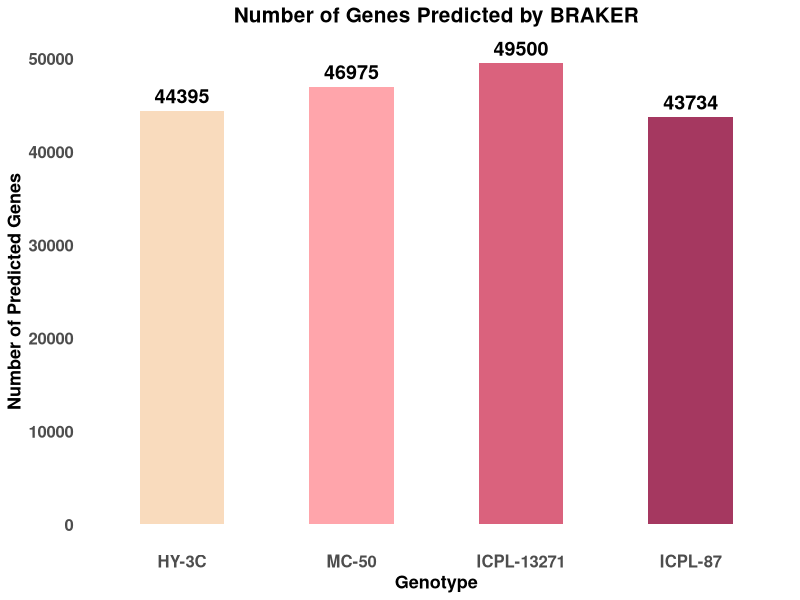

Reproduce this figure in R.
# Load library
library(ggplot2)

# Create dataframe
data <- data.frame(
  Genotype = c("HY-3C", "MC-50", "ICPL-13271", "ICPL-87"),
  Genes = c(44395, 46975, 49500, 43734)
)

# Convert to factor to control order
data$Genotype <- factor(data$Genotype,
                        levels = c("HY-3C", "MC-50", "ICPL-13271", "ICPL-87"))

# Plot
ggplot(data, aes(x = Genotype, y = Genes, fill = Genotype)) +
  
  geom_bar(stat = "identity", width = 0.5) +
  
  geom_text(aes(label = Genes),
            vjust = -0.5,
            size = 5,
            fontface = "bold") +
  
  scale_fill_manual(values = c("#F9DBBD",
                               "#FFA5AB",
                               "#DA627D",
                               "#A53860")) +
  
  labs(title = "Number of Genes Predicted by BRAKER",
       x = "Genotype",
       y = "Number of Predicted Genes") +
  
  theme_minimal() +
  
  theme(
    plot.title = element_text(face = "bold", size = 15, hjust = 0.5),
    axis.title = element_text(face = "bold", size = 13),
    axis.text = element_text(face = "bold", size = 12),
    legend.position = "none",
    panel.grid = element_blank(),
    panel.background = element_rect(fill = "white", colour = "white"),
    plot.background = element_rect(fill = "white", colour = "white")
  ) +
  
  ylim(0, 50000)
